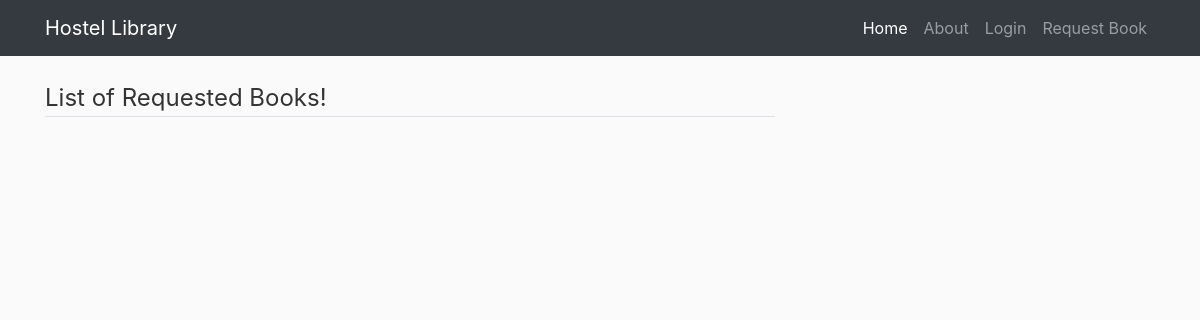
The page /requested-books/ on the database as committed earlier.
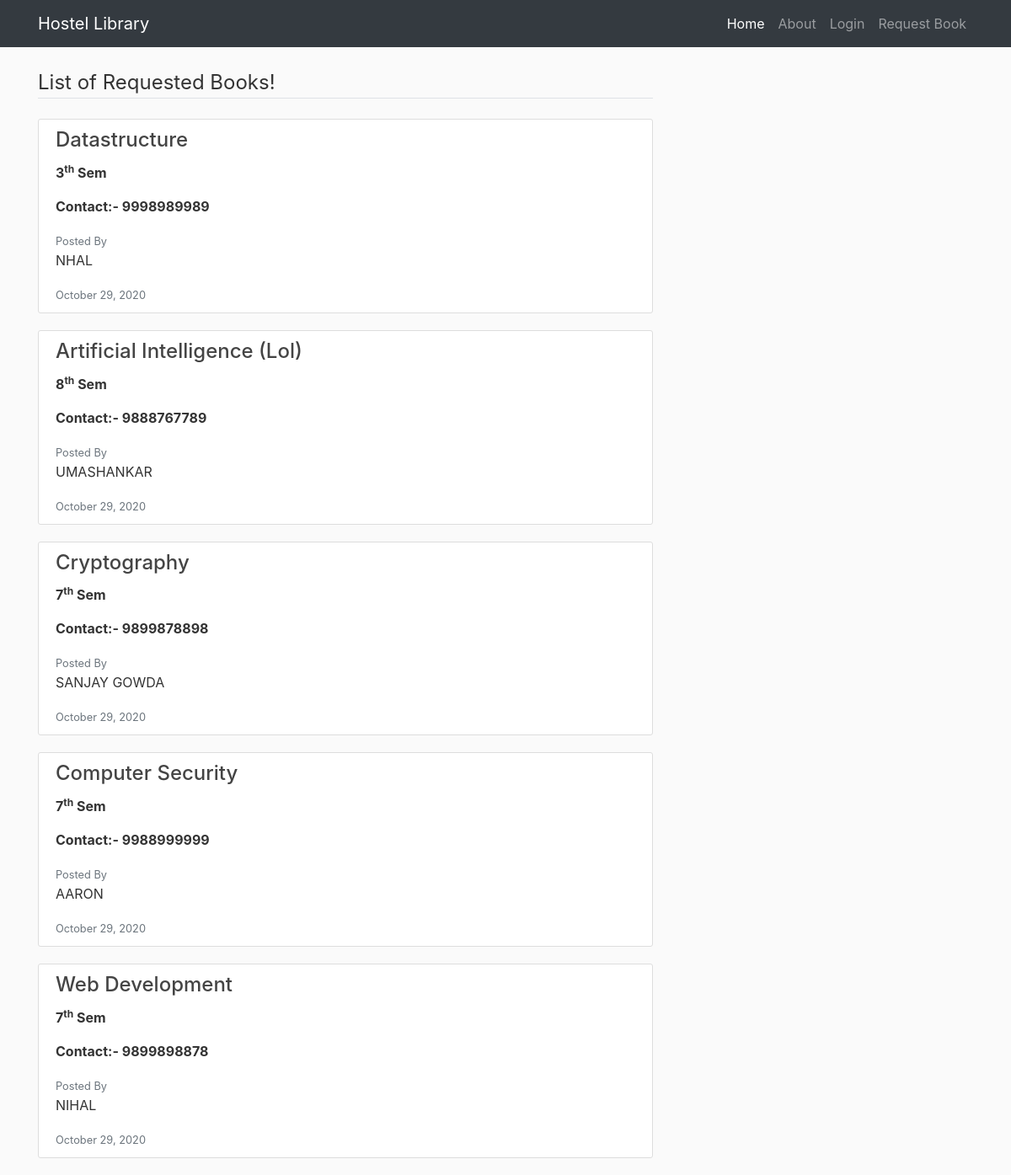
The same page on the database as committed later.
### bookrequest/models.py (models this page shows, shortened)
class BookRequest(models.Model):
    book_name = models.CharField(max_length=40, unique=True)
    semester = models.CharField(max_length=1, validators=[RegexValidator(regex=r'^[1-8]$', message="Invalid Semester.")])
    student_name = models.CharField(max_length=15)
    date_posted = models.DateTimeField(default=timezone.now)
    contact_regex = RegexValidator(regex=r'^\d{10}$', message="Check your format of phone number. Up to 10 digits allowed.")
    contact_number = models.CharField(validators=[contact_regex], max_length=10, default="0") # validators should be a list

### bookrequest/views.py (the view)
# urls.py: path('requested-books/', requested_index, name='requested-books'),
def requested_index(request):
    requested = BookRequest.objects.order_by('-date_posted')
    context = {
        'requested':requested
    }
    return render(request, 'bookrequest/request_books.html', context)

### bookrequest/templates/bookrequest/request_books.html (shortened to what this page needs)
{% load static %}
{% load crispy_forms_tags %}
<!DOCTYPE html>
<html>
<head>
    <link rel="stylesheet" href="https://maxcdn.bootstrapcdn.com/bootstrap/4.0.0/css/bootstrap.min.css">
    <link rel="stylesheet" type="text/css" href="{% static 'books/main.css' %}">
</head>
<body>
  <nav class="navbar navbar-expand-lg navbar-dark bg-dark fixed-top">
    <div class="container">
      <a class="navbar-brand" href="{% url 'index' %}">Hostel Library</a>
      <div class="collapse navbar-collapse" id="navbarResponsive">
        <ul class="navbar-nav ml-auto">
          <li class="nav-item active">
            <a class="nav-link" href="{% url 'index' %}">Home
            </a>
          </li>
          <li class="nav-item">
            <a class="nav-link" href="{% url 'about' %}">About</a>
          </li>
          <li class="nav-item">
              {% if user.is_authenticated %}
              <li class="nav-item">
                <a class="nav-link" href="{% url 'post-create' %}">New Post</a>
              </li>
              <li class="nav-item">
                <a class="nav-link" href="{% url 'profile' %}">Profile</a>
              </li>
              <li class="nav-item">
                <a class="nav-link" href="{% url 'logout' %}">Logout</a>
              </li>
              {% else %}
                <li class="nav-item">
                    <a class="nav-link" href="{% url 'login' %}">Login</a>
                </li>
              {% endif %}
              <li class="nav-item">
                <a class="nav-link" href="{% url 'book-request' %}">Request Book</a>
            </li>
          </li>
        </ul>
      </div>
    </div>
  </nav>
    <main role="main" class="container">
      <div class="row">
        <div class="col-md-8">
            <legend class="border-bottom mb-4">List of Requested Books!</legend>
            {% for book in requested %}
            <div class="content-section">
                <div class="media">
                  <div class="media-body">
                    <h4 class="card-title">{{ book.book_name }}</h4>
                    <p class="font-weight-bold">
                        {{ book.semester }}<sup>th</sup>
                        <span style="white-space: nowrap">Sem</span>
                    </p>
                    <p><strong>Contact:- {{ book.contact_number }}</strong></p>
                    <small class="text-muted">Posted By</small>
                    <p class="text-uppercase">{{ book.student_name }}</p>
                    <small class="text-muted">{{ book.date_posted|date:"F d, Y" }}</small>
                  </div>
                </div>
              </div>
            {% endfor %}
        </div>
        <div class="col-md-4">
        </div>
      </div>
    </main>
</body>
</html>

Rows that differ between the two databases and show on the page:
added BookRequest: book_name "Datastructure", semester "3", contact_number "9998989989", student_name "NHAL", date_posted "October 29, 2020"
added BookRequest: book_name "Artificial Intelligence (Lol)", semester "8", contact_number "9888767789", student_name "UMASHANKAR", date_posted "October 29, 2020"
added BookRequest: book_name "Cryptography", semester "7", contact_number "9899878898", student_name "SANJAY GOWDA", date_posted "October 29, 2020"
added BookRequest: book_name "Computer Security", semester "7", contact_number "9988999999", student_name "AARON", date_posted "October 29, 2020"
added BookRequest: book_name "Web Development", semester "7", contact_number "9899898878", student_name "NIHAL", date_posted "October 29, 2020"
